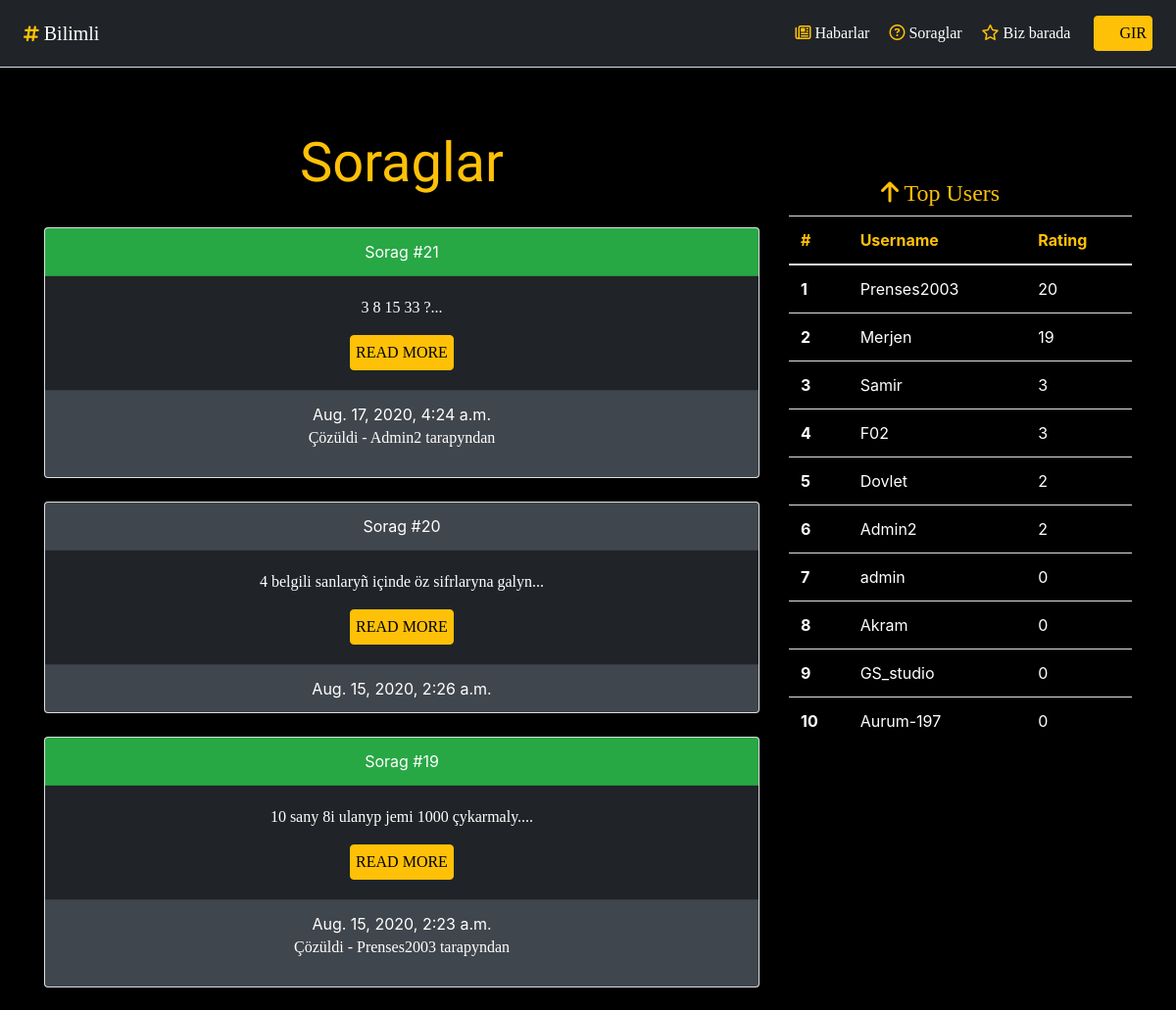
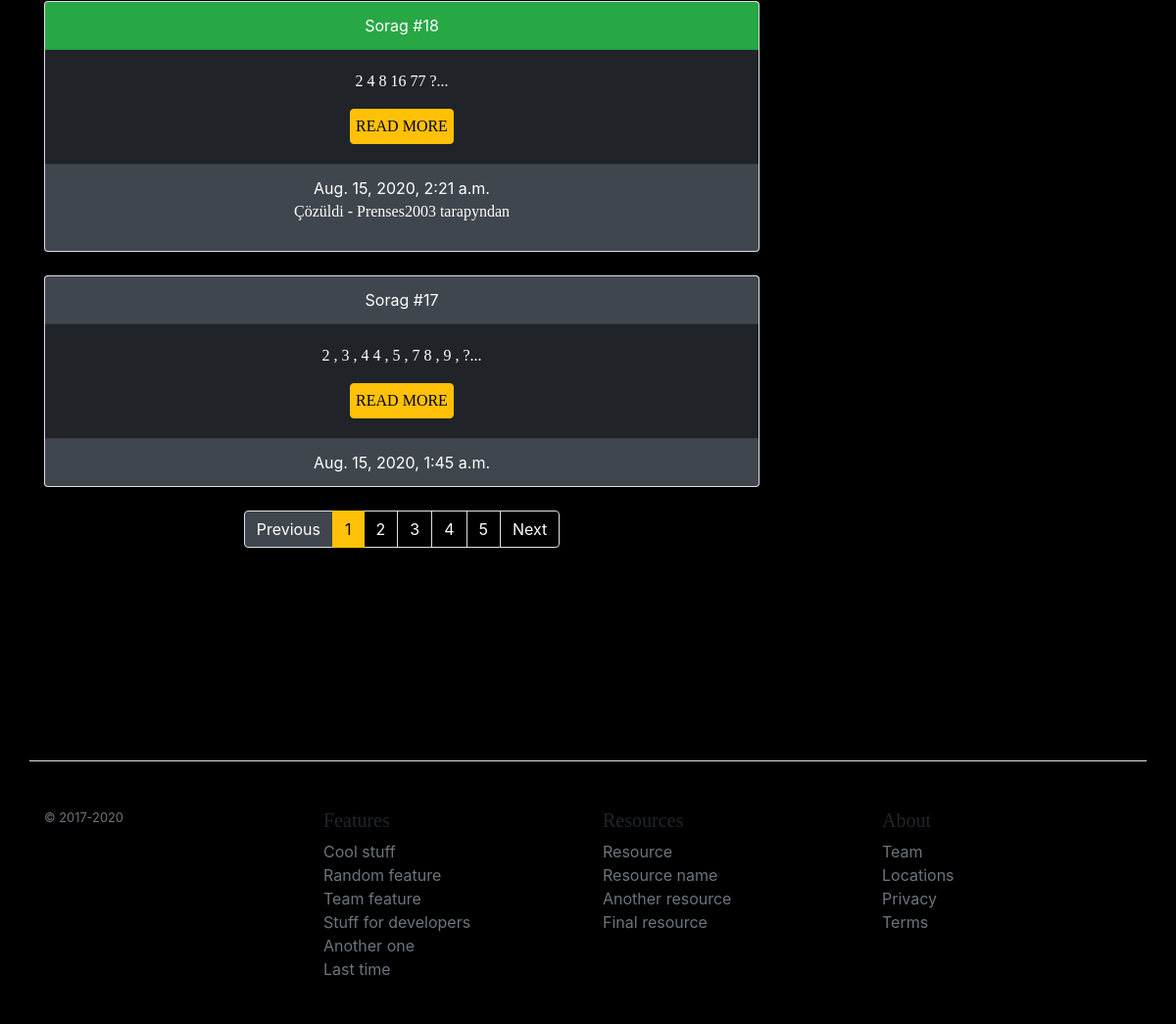
The page / on the database its author committed (2 pictures, top to bottom).
### bilimli/apps/questions/models.py (models this page shows, shortened)
class Question(models.Model):
	title = models.CharField('Title', max_length = 50)
	text = models.TextField('Text')
	preview = models.CharField('Preview', max_length = 50, blank = True, null = True)
	pub_date = models.DateTimeField('Publiced Date',auto_now_add = True)
	solved = models.BooleanField('solved', default = False)
	solver = models.ForeignKey(User,blank = True, null = True, on_delete = models.SET_NULL)
	comnum = models.IntegerField('Comment number',default = 0)
	answer1 = models.CharField('Answer', max_length = 50)
	actual = models.IntegerField('How many correct answers', default = 0)
	def was_published_recently(self):
		return self.pub_date >= (timezone.now() - datetime.timedelta(days = 2))

### bilimli/apps/accounts/models.py (models this page shows, shortened)
class Profile(models.Model):
	user = models.OneToOneField(User, on_delete = models.CASCADE)
	full_name = models.CharField('Full name', max_length=50, null = True, blank = True)
	welayat = models.CharField('Which welayat', null = True, blank = True,max_length=15)
	school = models.IntegerField('School №',default = 0)
	clasy = models.IntegerField('Class',null = True, blank = True)
	rating = models.IntegerField('Rating', default = 0)

### bilimli/apps/questions/views.py (the view)
# urls.py: path('', views.index, name = 'index'),
def index(request):
	questions = Question.objects.order_by('-id')
	top_users = Profile.objects.order_by('-rating')[:10]
	for question in questions:
		question.preview = question.text[:45] + '...'
		question.comnum = question.answer_set.count()
	question.save()
	paginator = Paginator(questions, 5)
	page_number = request.GET.get('page')
	page_obj = paginator.get_page(page_number)
	count_pages = int(page_obj.paginator.num_pages)
	pages = [int(i) for i in range(1,count_pages+1)]
	return render(request, 'questions/list.html',{'questions':questions, 'top_users':top_users, 'page_obj':page_obj, 'pages':pages})

### bilimli/templates/questions/list.html (shortened to what this page needs)
{% extends 'base.html' %}
{% block title %}
	Soraglar
{% endblock %}
{% block content %}
{% for q in page_obj %}
<div class="card text-center">
  <div class="card-header text-white {% if q.solved %} bg-success {% else %} bg-secondary {% endif %}" >
    {{q.title}}
  </div>
  <div class="card-body bg-dark">
    <p class="card-text ">{{q.preview}}</p>
    <a href="{% url 'questions:detail' q.id %}" class="btn btn-warning">Read more</a>
  </div>
  <div class="card-footer bg-secondary text-white">
    {{q.pub_date}}
    {% if q.solved %}
    <p>Çözüldi - {{q.solver.username}} tarapyndan</p>
    {% endif %}
  </div>
</div>
<br>
{% endfor %}
 <ul class="pagination justify-content-center ">
  {% if page_obj.has_previous %}
   <li class="page-item"><a class="page-link" href="?page={{ page_obj.previous_page_number }}">Previous</a></li>
   {% else %}
   <li class="page-item disabled"><a class="page-link" href="#">Previous</a></li>
  {% endif %}
  {% for page in pages %}
   {% if page_obj.number == page %}
   <li class="page-item active"><a class="page-link" href="#">{{page}}</a></li>
   {% else %}
   <li class="page-item"><a class="page-link" href="?page={{page}}">{{page}}</a></li>
  {% endif %}
 {% endfor %}
 {% if page_obj.has_next %}
  <li class="page-item"><a class="page-link" href="?page={{ page_obj.next_page_number }}">Next</a></li>
  {% else %}
  <li class="page-item disabled"><a class="page-link" href="#">Next</a></li>
  {% endif %}
 </ul>
{% endblock %}

### bilimli/templates/table.html (shortened to what this page needs)
  <div class="col-sm-4 mt-5 pt-5 ">
 		<h4 style="color: #ffc107; text-align: center;"><i class="fa fa-arrow-up" aria-hidden="true"></i>
                  Top Users   <i class='fa fa-users ' style='font-size:28px; color: black;'></i></h4>
 		<table class="table table-hover">
 			<thead>
 				<tr style="color: #ffc107;">
 					<th scope="col">#</th>
 					<th scope="col">Username</th>
 					<th scope="col">Rating</th>
 				</tr>
 			</thead>
 			<tbody>
 				{% for u in top_users %}
 				{% if user == u.user %}<tr style="background-color: #ffc107;color: black;">{%else%}
          <tr style="color: white;"> {% endif %}
 					<th scope="row"><script type="text/javascript">x+=1;document.write(x);</script></th>
 					<td><a style=" {% if user == u.user %} color: black; {% else %}color: white;{% endif %} text-decoration: none;" href="{% url 'profile' u.user.username %}">{{u.user.username}}</a></td>
 					<td>{{u.rating}}</td>
 				</tr>
 				{% endfor %}
 			</tbody>
 		</table>
 		</div>

### bilimli/templates/base.html (style rules this page uses)
p,h3,h4,h5,nav,btn,em { font-family: Alegreya Sans SC; }
.bg-dark { background-color: #202428 !important; }
.bg-secondary { background-color: #40464d !important; }
.btn { font-family: Alegreya Sans SC; text-decoration: none; color: #000000; background: #ffc107; padding: 5px; border-radius: 4px; font-weight: normal; text-transform: uppercase; transition: all 0.2s ease-in-out; }
p { color:white; }
i { color: #ffc107; }

### bilimli/templates/questions/list.html (style rules this page uses)
.page-link { background-color: black; color:white; }
.page-item.active .page-link { z-index: 3; background-color: #ffc107; border-color: #ffc107; color:black; }
.page-item.disabled .page-link { color: #fff; pointer-events: none; cursor: auto; background-color: #40464d ; border-color: #dee2e6; }

### rows shown on the page
Question: title "Sorag #21", preview "3 8 15 33 ?...", pub_date "Aug. 17, 2020, 4:24 a.m.", solver.username "Admin2"
Question: title "Sorag #20", preview "4 belgili sanlaryñ içinde öz sifrlaryna galyn...", pub_date "Aug. 15, 2020, 2:26 a.m."
Question: title "Sorag #19", preview "10 sany 8i ulanyp jemi 1000 çykarmaly....", pub_date "Aug. 15, 2020, 2:23 a.m.", solver.username "Prenses2003"
Question: title "Sorag #18", preview "2 4 8 16 77 ?...", pub_date "Aug. 15, 2020, 2:21 a.m.", solver.username "Prenses2003"
Question: title "Sorag #17", preview "2 , 3 , 4 4 , 5 , 7 8 , 9 , ?...", pub_date "Aug. 15, 2020, 1:45 a.m."
Profile: user.username "Prenses2003", rating "20"
Profile: user.username "Merjen", rating "19"
Profile: user.username "Samir", rating "3"
Profile: user.username "F02", rating "3"
Profile: user.username "Dovlet", rating "2"
Profile: user.username "Admin2", rating "2"
Profile: user.username "admin", rating "0"
Profile: user.username "Akram", rating "0"
Profile: user.username "GS_studio", rating "0"
Profile: user.username "Aurum-197", rating "0"

### other values the page prints
{{ page }} "1"
{{ page }} "2" "3" "4" "5"
